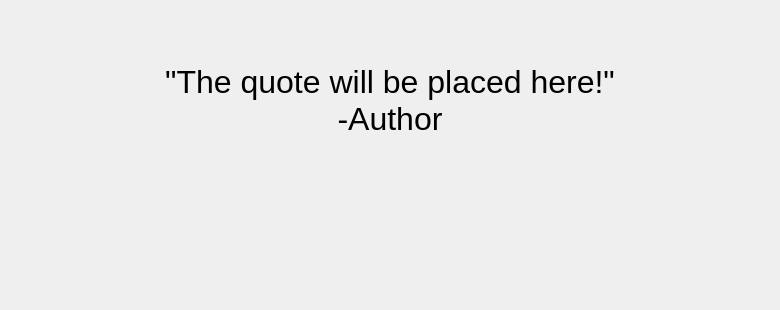
<?xml version="1.0" encoding="UTF-8"?>
<ui version="4.0">
 <class>NewsWidget</class>
 <widget class="QWidget" name="NewsWidget">
  <property name="geometry">
   <rect>
    <x>0</x>
    <y>0</y>
    <width>780</width>
    <height>310</height>
   </rect>
  </property>
  <property name="windowTitle">
   <string>Form</string>
  </property>
  <widget class="QTextBrowser" name="text">
   <property name="geometry">
    <rect>
     <x>10</x>
     <y>60</y>
     <width>760</width>
     <height>240</height>
    </rect>
   </property>
   <property name="styleSheet">
    <string notr="true">background-color: rgba(0, 0, 0, 0);
font-size: 30px;
text-align: center;</string>
   </property>
   <property name="frameShape">
    <enum>QFrame::NoFrame</enum>
   </property>
   <property name="frameShadow">
    <enum>QFrame::Plain</enum>
   </property>
   <property name="lineWidth">
    <number>0</number>
   </property>
   <property name="verticalScrollBarPolicy">
    <enum>Qt::ScrollBarAlwaysOff</enum>
   </property>
   <property name="horizontalScrollBarPolicy">
    <enum>Qt::ScrollBarAlwaysOff</enum>
   </property>
   <property name="sizeAdjustPolicy">
    <enum>QAbstractScrollArea::AdjustToContents</enum>
   </property>
   <property name="html">
    <string>&lt;!DOCTYPE HTML PUBLIC &quot;-//W3C//DTD HTML 4.0//EN&quot; &quot;http://www.w3.org/TR/REC-html40/strict.dtd&quot;&gt;
&lt;html&gt;&lt;head&gt;&lt;meta name=&quot;qrichtext&quot; content=&quot;1&quot; /&gt;&lt;style type=&quot;text/css&quot;&gt;
p, li { white-space: pre-wrap; }
&lt;/style&gt;&lt;/head&gt;&lt;body style=&quot; font-family:'Ubuntu'; font-size:30px; font-weight:400; font-style:normal;&quot;&gt;
&lt;p align=&quot;center&quot; style=&quot; margin-top:0px; margin-bottom:0px; margin-left:0px; margin-right:0px; -qt-block-indent:0; text-indent:0px;&quot;&gt;&lt;span style=&quot; font-size:24pt;&quot;&gt;&amp;quot;The quote will be placed here!&amp;quot;&lt;/span&gt;&lt;/p&gt;
&lt;p align=&quot;center&quot; style=&quot; margin-top:0px; margin-bottom:0px; margin-left:0px; margin-right:0px; -qt-block-indent:0; text-indent:0px;&quot;&gt;&lt;span style=&quot; font-size:24pt;&quot;&gt;-Author&lt;/span&gt;&lt;/p&gt;&lt;/body&gt;&lt;/html&gt;</string>
   </property>
   <property name="textInteractionFlags">
    <set>Qt::NoTextInteraction</set>
   </property>
  </widget>
 </widget>
 <resources/>
 <connections/>
</ui>
